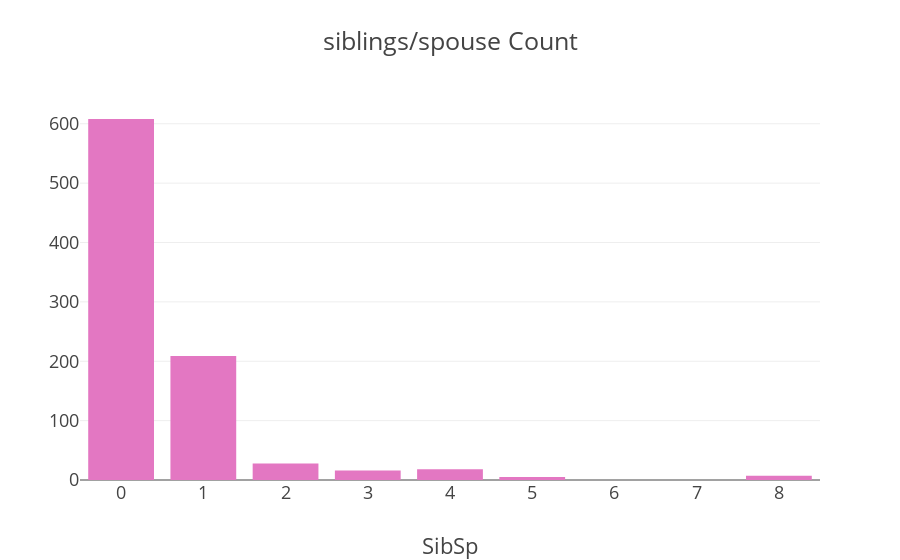

Notebook code for this chart:
### Markdown cell above
Embarked seems to be correlated with survival, depending on the gender.
* Women on port Q and on port S have a higher chance of survival. The inverse is true, if they are at port C. Men have a high survival probability if they are on port C, but a low probability if they are on port Q or S

### Code cell
col='SibSp'
v2=x[col].value_counts().reset_index()
v2=v2.rename(columns={col:'count','index':col})
v2['percent']=v2['count'].apply(lambda x : 100*x/sum(v2['count']))
v2=v2.sort_values(col)
trace1 = go.Bar(x=v2[col], y=v2["count"], name="Emb",  marker=dict(color="#e377c2"))
layout={'title':"siblings/spouse Count",'xaxis':{'title':"SibSp"}}
fig = go.Figure(data=[trace1], layout=layout)
fig.layout.template='presentation'
iplot(fig)

### Figure 1 — Plotly figure (JSON) as saved in the notebook; plotly's stock layout.template omitted (floating-point values rounded to 4 significant figures)
{"data": [{"marker": {"color": "#e377c2"}, "name": "Emb", "type": "bar", "uid": "4052ccbc-1847-48bd-bf27-132e748b3191", "x": [0, 1, 2, 3, 4, 5, 8], "y": [608, 209, 28, 16, 18, 5, 7]}], "layout": {"title": {"text": "siblings/spouse Count"}, "xaxis": {"title": {"text": "SibSp"}}}}
